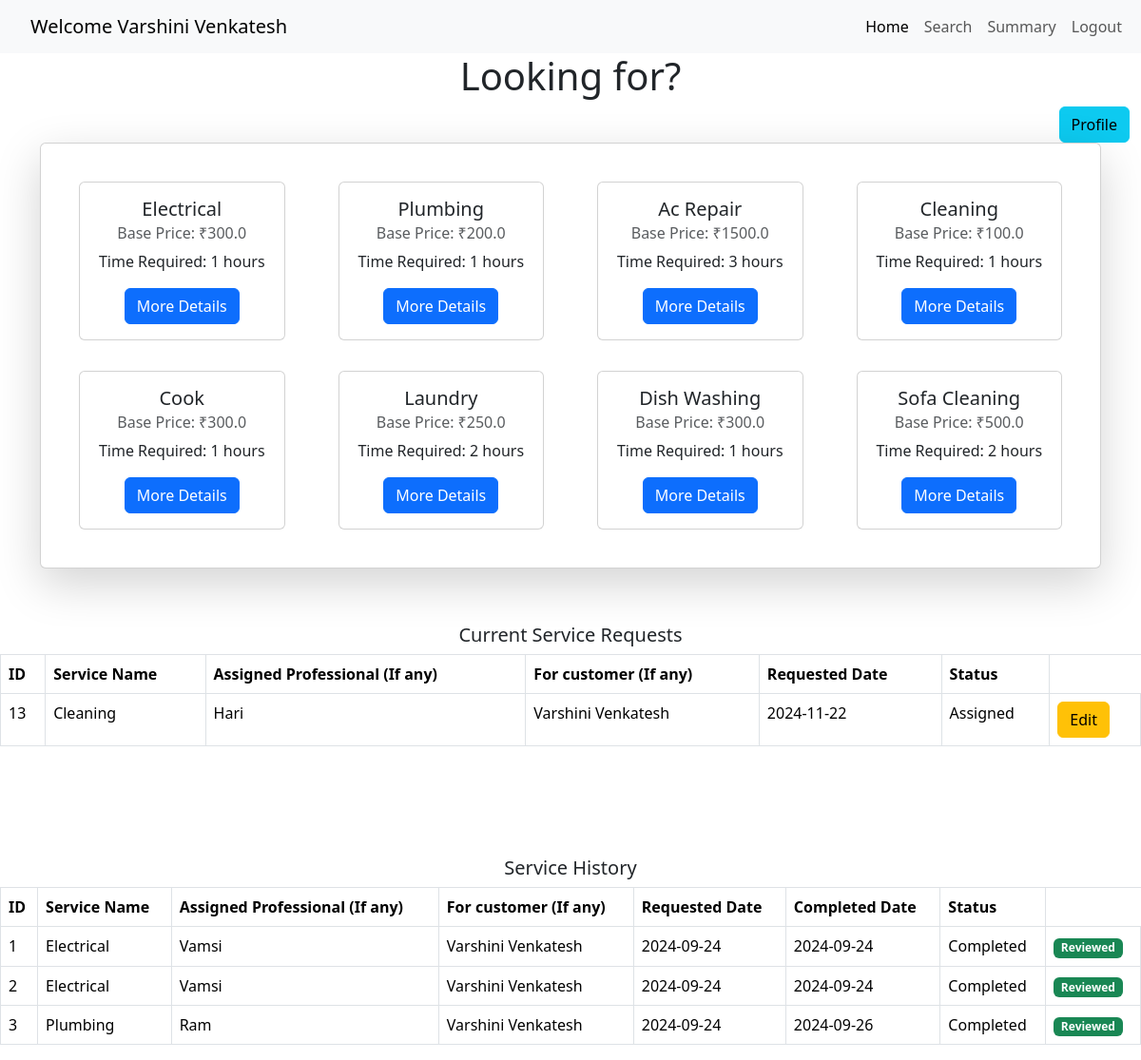
The page /customerhomepage/1 on the database as committed earlier.
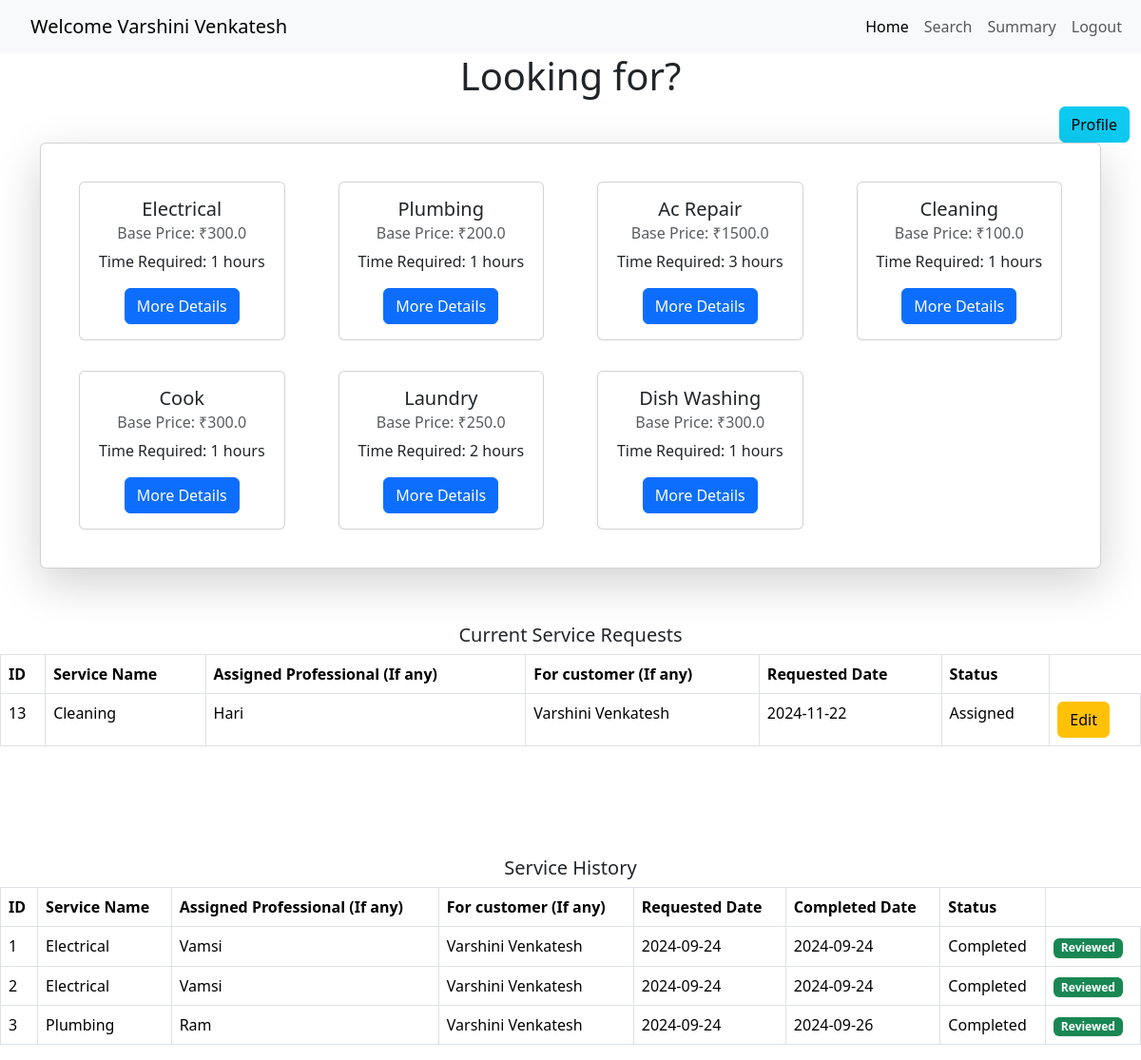
The same page on the database as committed later.
### application/models.py (models this page shows, shortened)
class Customer(db.Model):
    __tablename__ = 'customers'
    id = db.Column(db.Integer, primary_key=True)
    email = db.Column(db.String(120), unique=True, nullable=False)
    password = db.Column(db.String(120), nullable=False)
    full_name = db.Column(db.String(100), nullable=False)
    address = db.Column(db.String(200), nullable=False)
    pincode = db.Column(db.String(10), nullable=False)

class Service(db.Model):
    __tablename__ = 'services'
    service_id = db.Column(db.Integer, primary_key=True)
    name = db.Column(db.String(100), nullable=False)
    base_price = db.Column(db.Float, nullable=False)
    time_required = db.Column(db.String(50), nullable=False)
    descriptions = db.Column(db.Text, nullable=True)
    service_requests_list = db.relationship('ServiceRequest', backref='service', cascade='all, delete-orphan', lazy=True)

class ServiceRequest(db.Model):
    __tablename__ = 'service_requests'
    serv_req_id = db.Column(db.Integer, primary_key=True)
    service_id = db.Column(db.Integer, db.ForeignKey('services.service_id'), nullable=False)
    cust_id = db.Column(db.Integer, db.ForeignKey('customers.id'), nullable=False)
    professional_id = db.Column(db.Integer, db.ForeignKey('service_professionals.id'), nullable=True)
    date_of_req = db.Column(db.DateTime, default=date.today)
    date_of_completion = db.Column(db.DateTime, nullable=True)
    service_status = db.Column(db.String(50), nullable=False)  # requested, assigned, completed
    remarks = db.Column(db.Text, nullable=True)
    professional = db.relationship('ServiceProfessional', backref='service_requests', lazy=True)
    customer = db.relationship('Customer', backref='service_requests', lazy=True)

class ServiceProfessional(db.Model):
    __tablename__ = 'service_professionals'
    id = db.Column(db.Integer, primary_key=True)
    email = db.Column(db.String(120), unique=True, nullable=False)
    password = db.Column(db.String(120), nullable=False)
    full_name = db.Column(db.String(100), nullable=False)
    service_id = db.Column(db.Integer, db.ForeignKey('services.service_id'), nullable=False)
    experience = db.Column(db.Integer, nullable=False)
    profile_doc = db.Column(db.String(200), nullable=False)
    address = db.Column(db.String(200), nullable=False)
    pincode = db.Column(db.String(10), nullable=False)
    date_created = db.Column(db.DateTime, default=date.today())
    status = db.Column(db.String(50), nullable=False)
    service = db.relationship('Service', backref='service_professionals', lazy=True)

### app.py (the view)
@app.route('/customerhomepage/<int:id>', methods=['GET'])
def customerhomepage(id):
    customer = Customer.query.get(id)
    services = Service.query.all()
    service_requests = ServiceRequest.query.filter_by(cust_id=id).all()
    return render_template("customerhomepage.html", customer=customer, services=services, service_requests=service_requests)

### templates/customerhomepage.html (shortened to what this page needs)
<!DOCTYPE html>
<html lang="en">
<head>
    <link href="https://cdn.jsdelivr.net/npm/bootstrap@5.3.3/dist/css/bootstrap.min.css" rel="stylesheet">
</head>
<body>
    <nav class="navbar navbar-expand-lg navbar-light bg-light">
        <div class="container-fluid">
          <a class="navbar-brand" href="#">Welcome {{ customer.full_name }}</a>
          <div class="collapse navbar-collapse" id="navbarNavAltMarkup">
            <div class="navbar-nav">
              <a class="nav-link active" aria-current="page" href="#">Home</a>
              <a class="nav-link" href="{{ url_for('search_services', customer_id=customer.id) }}">Search</a>
              <a class="nav-link" href="#">Summary</a>
              <a class="nav-link" href="{{ url_for('logout') }}">Logout</a>
            </div>
          </div>
        </div>
    </nav>
    <h1 style="text-align: center;">Looking for?</h1>
    {% if customer %}
        <div class="container" style="float: right;">
            <a href="{{url_for('customerprofile', id = customer.id)}}" class="btn btn-info">Profile</a>
        </div>
    {% else %}
        <p>Customer information not available</p>
    {% endif %}
    <div class="container">
        <div class="card p-4 shadow-lg mb-5">
            <div class="row">
                {% for service in services %}
                <div class="col-12 col-md-4 col-lg-3 d-flex justify-content-center">
                    <div class="card m-3" style="width: 18rem;">
                        <div class="card-body text-center">
                            <h5 class="card-title">{{ service.name }}</h5>
                            <h6 class="card-subtitle mb-2 text-muted">Base Price: ₹{{ service.base_price }}</h6>
                            <p class="card-text">Time Required: {{ service.time_required }} hours</p>
                            <a href="{{ url_for('servicedetails', service_id=service.service_id, customer_id=customer.id) }}" class="btn btn-primary">More Details</a>
                        </div>
                    </div>
                </div>
                {% endfor %}
            </div>
        </div>
    </div>
    <div style="margin-top: 10px;">
        <div class="d-flex flex-wrap col-md-12 justify-content-center">
            <h5>Current Service Requests</h5>
            <table class="table table-bordered">
                <thead>
                    <tr>
                        <th>ID</th>
                        <th>Service Name</th>
                        <th>Assigned Professional (If any)</th>
                        <th>For customer (If any)</th>
                        <th>Requested Date</th>
                        <th>Status</th>
                    </tr>
                </thead>
                <tbody>
                    {% for request in service_requests %}
                    {% if request.service_status != 'completed' %}
                        <tr>
                            <td>{{ request.serv_req_id }}</td>
                            <td>{{ request.service.name }}</td>
                            <td>{% if request.professional %} {{ request.professional.full_name }} {% else %} Not Assigned {% endif %}</td>
                            <td>{% if request.customer %} {{ request.customer.full_name }} {% else %} Not Assigned {% endif %}</td>
                            <td>{{ request.date_of_req.strftime('%Y-%m-%d') }}</td>
                            <td>{{ request.service_status.title() }}</td>
                            <td>
                                {% if request.service_status != 'completed' %}
                                    <a href="{{ url_for('edit_service_request', serv_req_id=request.serv_req_id) }}" class="btn btn-warning">Edit</a>
                                {% endif %}
                            </td>
                        </tr>
                    {% endif %}
                    {% endfor %}
                </tbody>
            </table>
    </div>
    <div style="margin-top: 100px;">
        <div class="d-flex flex-wrap col-md-12 justify-content-center">
            <h5>Service History</h5>
            <table class="table table-bordered">
                <thead>
                    <tr>
                        <th>ID</th>
                        <th>Service Name</th>
                        <th>Assigned Professional (If any)</th>
                        <th>For customer (If any)</th>
                        <th>Requested Date</th>
                        <th>Completed Date</th>
                        <th>Status</th>
                    </tr>
                </thead>
                <tbody>
                    {% for request in service_requests %}
                    {% if request.service_status == 'completed' %}
                        <tr>
                            <td>{{ request.serv_req_id }}</td>
                            <td>{{ request.service.name }}</td>
                            <td>{% if request.professional %} {{ request.professional.full_name }} {% else %} Not Assigned {% endif %}</td>
                            <td>{% if request.customer %} {{ request.customer.full_name }} {% else %} Not Assigned {% endif %}</td>
                            <td>{{ request.date_of_req.strftime('%Y-%m-%d') }}</td>
                            <td>{{ request.date_of_completion.strftime('%Y-%m-%d') }}</td>
                            <td>{{ request.service_status.title() }}</td>
                            <td>
                                {% if request.service_status == 'completed' %}
                                    {% if request.ratings | length > 0 and request.ratings[0].rating_status == 'True' %}
                                        <span class="badge bg-success">Reviewed</span>
                                    {% else %}
                                        <a href="{{ url_for('rate_service', serv_req_id=request.serv_req_id) }}" class="btn btn-success">Rate Service</a>
                                    {% endif %}
                                {% endif %}
                            </td>
                        </tr>
                    {% endif %}
                    {% endfor %}
                </tbody>
            </table>
        </div>
    </div>
</body>
</html>

### templates/customerhomepage.html (style rules this page uses)
.navbar-nav { margin-left: auto; }
.container-fluid { padding-left: 2rem; }
.container { display: flex; justify-content: flex-end; }

Rows that differ between the two databases and show on the page:
removed Service: name "Sofa Cleaning", base_price "500.0", time_required "2"
